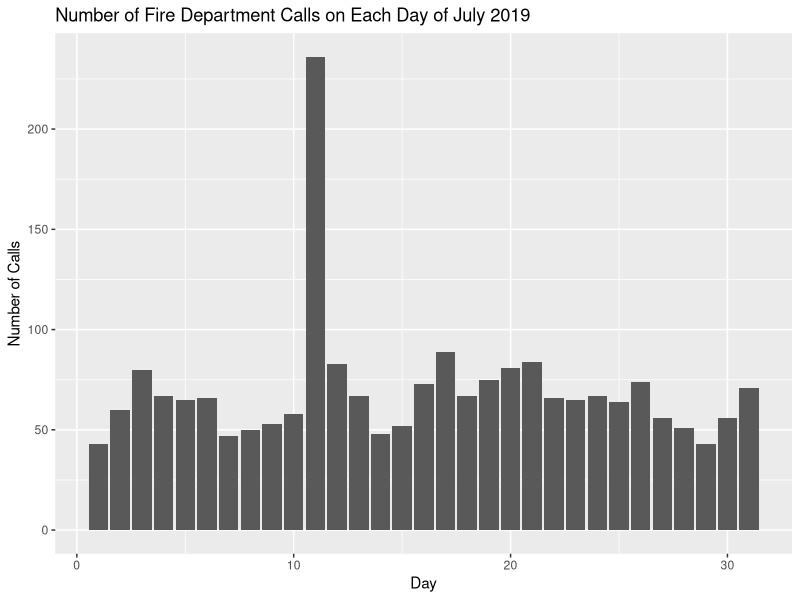

Recreate this plot in R.
## ---- chunk 1
library(tidyverse)
library(utf8)
library(ellipsis)
library(lubridate)
library(dplyr)

calls <- read_csv("project_fire_911_calls.csv")
head(calls)
## ---- chunk 2
# Initialize vectors to store each of the new variables (date and time of call, street address, town, station)
dts <- c()
addresses <- c()
towns <- c()
stations <- c()

for(i in 1:nrow(calls)) { # loop over emergency calls
  
  # get the description of the i^th call:
  callI <- calls[i, "desc"] 
  
  # split the description text based on "," --> gives a vector of substrings:
  splitCallDesc <- str_split(callI, ",", simplify = TRUE) 
  
  # store the date and time of the call, street address, town, and station:
  dts[i] <- splitCallDesc[1]
  addresses[i] <- splitCallDesc[2]
  towns[i] <- splitCallDesc[3]
  stations[i] <- splitCallDesc[4]
  
}

# Remove excess white space:
addresses <- str_trim(addresses)
towns <- str_trim(towns)
stations <- str_trim(stations)

# Add the new variables to the data frame:
calls2 <- calls # first create new data frame that doesn't overwrite the original
calls2$address <- addresses
calls2$town    <- towns
calls2$station <- stations
calls2$dt      <- mdy_hm(dts)     # use mdy_hm() to convert to date-time object since have the MONTH/DAY/YEAR HOUR:MINUTE
head(calls2)
## ---- chunk 3
# Extract just the day from the entire date-time object and save in a variable called "day"
calls2$day <- day(calls2$dt)
head(calls2)
## ---- chunk 4

callsPerDay <- calls2 %>% 
  group_by(station,day) %>%
  summarise(NumCalls = n(), .groups='drop') 

head(callsPerDay)
## ---- chunk 5
callsPerDay2 <- calls2 %>% 
  group_by(day) %>%
  summarise(NumCalls = n(), .groups='drop') 

head(callsPerDay2)
## ---- chunk 6

ggplot(data = callsPerDay2, mapping = aes(x = day , y = NumCalls )) + 
  geom_bar(stat = "identity") +
  xlab("Day") +
  ylab("Number of Calls") +
  ggtitle("Number of Fire Department Calls on Each Day of July 2019")
## ---- chunk 7

# Get list of stations and number of calls for each station on July 11.

july11 <- callsPerDay %>% filter(day == 11)

# Find the station that had the most calls on July 11.
july11max <- july11[which.max(july11$NumCalls),]
july11max

